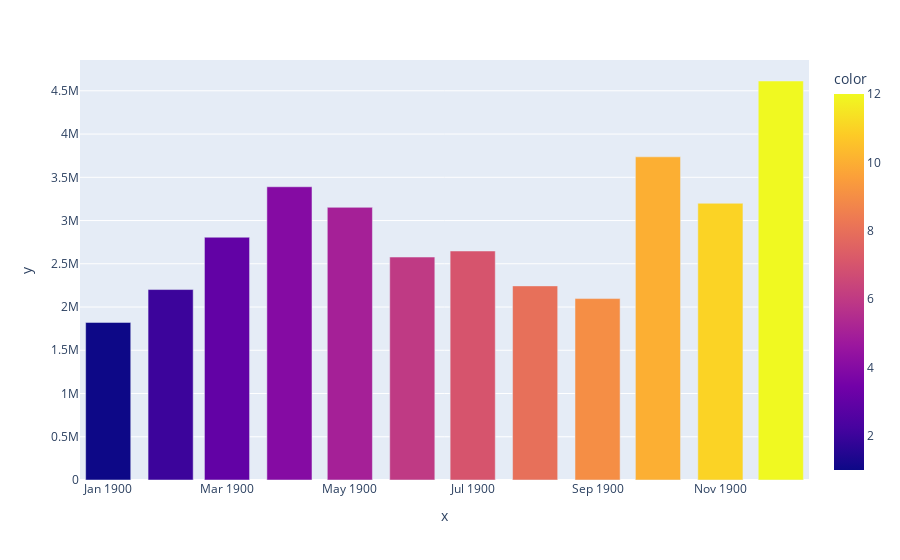

The notebook cell saved with this chart:
### Code cell
px.bar(x=pd.to_datetime(sales.index, format="%m"),y=sales.values,color=sales.index)

### Figure 1 — Plotly figure (JSON) as saved in the notebook; plotly's stock layout.template omitted (floating-point values rounded to 4 significant figures)
{"data": [{"alignmentgroup": "True", "hovertemplate": "x=%{x}<br>y=%{y}<br>color=%{marker.color}<extra></extra>", "legendgroup": "", "marker": {"color": [12, 10, 4, 11, 5, 3, 7, 6, 8, 2, 9, 1], "coloraxis": "coloraxis", "pattern": {"shape": ""}}, "name": "", "offsetgroup": "", "orientation": "v", "showlegend": false, "textposition": "auto", "type": "bar", "x": ["1900-12-01T00:00:00", "1900-10-01T00:00:00", "1900-04-01T00:00:00", "1900-11-01T00:00:00", "1900-05-01T00:00:00", "1900-03-01T00:00:00", "1900-07-01T00:00:00", "1900-06-01T00:00:00", "1900-08-01T00:00:00", "1900-02-01T00:00:00", "1900-09-01T00:00:00", "1900-01-01T00:00:00"], "xaxis": "x", "y": [4613000.0, 3737000.0, 3391000.0, 3200000.0, 3153000.0, 2807000.0, 2648000.0, 2578000.0, 2244000.0, 2202000.0, 2098000.0, 1822000.0], "yaxis": "y"}], "layout": {"barmode": "relative", "coloraxis": {"colorbar": {"title": {"text": "color"}}, "colorscale": [[0, "#0d0887"], [0.1111, "#46039f"], [0.2222, "#7201a8"], [0.3333, "#9c179e"], [0.4444, "#bd3786"], [0.5556, "#d8576b"], [0.6667, "#ed7953"], [0.7778, "#fb9f3a"], [0.8889, "#fdca26"], [1, "#f0f921"]]}, "legend": {"tracegroupgap": 0}, "margin": {"t": 60}, "xaxis": {"anchor": "y", "domain": [0, 1], "title": {"text": "x"}}, "yaxis": {"anchor": "x", "domain": [0, 1], "title": {"text": "y"}}}}
